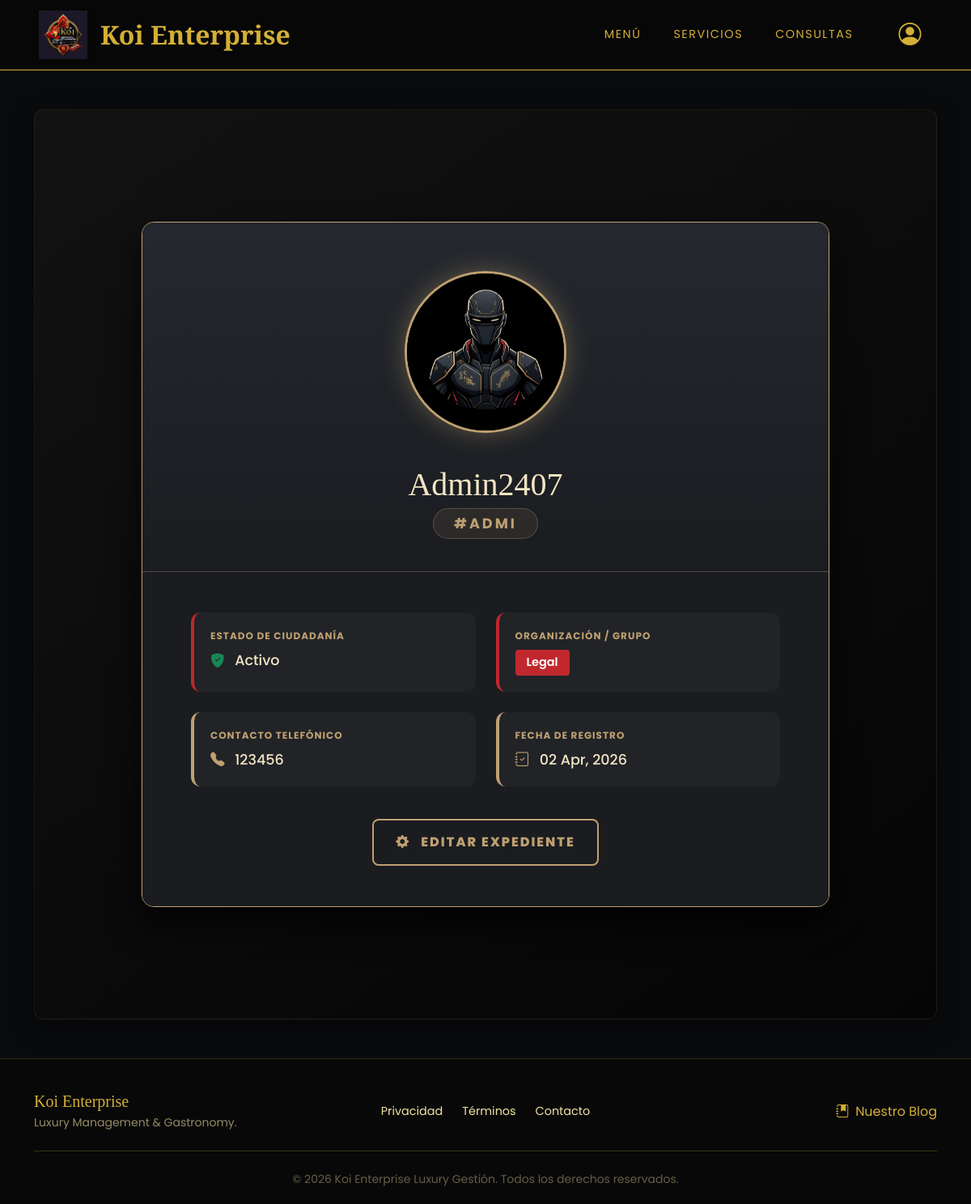
/profile/ (signed in), run on the app's committed database.
### users/models.py (models this page shows, shortened)
class Profile(models.Model):
    user = models.OneToOneField(User, on_delete=models.CASCADE, related_name='profile')
    telefono = models.CharField(max_length=20, blank=True, null=True)
    biografia = models.TextField(max_length=500, blank=True)
    avatar = models.ImageField(upload_to='avatars/', default='avatars/masculino.jpg', blank=True)
    direccion_contacto = models.CharField(max_length=255, blank=True)

class User(AbstractUser):
    id_code = models.CharField(max_length=5, unique=True, null=True, blank=True)
    organization = models.ForeignKey(
        Organization,
        on_delete=models.SET_NULL,
        null=True,
        blank=True,
        related_name='members'
    )

class Organization(models.Model):
    nombre = models.CharField(max_length=100)
    codigo_grupo = models.CharField(max_length=20, unique=True)
    es_ilegal = models.BooleanField(default=False)

### users/views.py (the view)
# urls.py: path('profile/', profile_view, name='profile'),
@login_required
def profile_view(request):
    profile = request.user.profile
    return render(request, 'profile.html', {'profile': profile})

### templates/profile.html (shortened to what this page needs)
{% extends "base.html" %}
{% load static %}
{% block content %}
<link rel="stylesheet" href="{% static 'css/perfil.css' %}">
<div class="container py-5">
    <div class="profile-container">
        <div class="profile-header">
            <div class="profile-avatar-center">
                <div class="profile-avatar-wrapper">
                    {% if profile.avatar %}
                        <img src="{{ profile.avatar.url }}" alt="Ciudadano {{ profile.user.username }}" class="profile-avatar">
                    {% else %}
                        <div class="profile-avatar-placeholder">
                            <i class="bi bi-person-badge"></i>
                        </div>
                    {% endif %}
                </div>
            </div>
            <h1 class="profile-name">{{ profile.user.username }}</h1>
            <span class="profile-id">{{ profile.user.id_code|default:"SIN ID REGISTRADO" }}</span>
        </div>
        <div class="profile-body">
            <div class="info-grid">
                <div class="info-item">
                    <span class="info-label">Estado de Ciudadanía</span>
                    <span class="info-value">
                        {% if profile.user.is_active %}
                            <i class="bi bi-shield-fill-check text-success me-2"></i> Activo
                        {% else %}
                            <i class="bi bi-shield-fill-exclamation text-danger me-2"></i> Inactivo
                        {% endif %}
                    </span>
                </div>
                <div class="info-item">
                    <span class="info-label">Organización / Grupo</span>
                    <span class="info-value">
                        {% if profile.user.organization %}
                            <span class="org-badge">{{ profile.user.organization.nombre }}</span>
                        {% else %}
                            <span style="color: #666; font-style: italic;">Sin afiliación</span>
                        {% endif %}
                    </span>
                </div>
                <div class="info-item item-alt">
                    <span class="info-label">Contacto Telefónico</span>
                    <span class="info-value">
                        <i class="bi bi-telephone-fill me-2 color-gold"></i>
                        {{ profile.telefono|default:"No registrado" }}
                    </span>
                </div>
                <div class="info-item item-alt">
                    <span class="info-label">Fecha de Registro</span>
                    <span class="info-value">
                        <i class="bi bi-journal-check me-2 color-gold"></i>
                        {{ profile.user.date_joined|date:"d M, Y" }}
                    </span>
                </div>
            </div>
            <a href="{% url 'editar_perfil' %}" class="btn-edit-profile">
                <i class="bi bi-gear-fill me-2"></i> Editar Expediente
            </a>
        </div>
    </div>
</div>
{% endblock %}

### static/css/base.css (style rules this page uses)
:root { --lux-black: #080808; --lux-gold: #D4AF37; --lux-gold-light: #F1E2A3; --lux-red: #B81D24; --lux-white: #FFFFFF; --lux-dark-gray: #151515; --lux-muted-gold: rgba(241, 226, 163, 0.6); --lux-faint-gold: rgba(241, 226, 163, 0.4); }
body { font-family: 'Poppins', sans-serif; background-color: var(--lux-black); color: var(--lux-gold-light); min-height: 100vh; display: flex; flex-direction: column; margin: 0; }
h1, h2, h3, .navbar-brand { font-family: 'Playfair Display', serif; }

### static/css/perfil.css (style rules this page uses)
body { background-color: #0a0b0d !important; color: #f1e5c3 !important; }
a { color: #bfa071 !important; text-decoration: none !important; transition: 0.3s; }
.profile-container { max-width: 850px; margin: 50px auto; background-color: #1a1c20 !important; border: 1px solid #bfa071 !important; border-radius: 15px; overflow: hidden; box-shadow: 0 20px 40px rgba(0,0,0,0.8); }
.profile-header { background: linear-gradient(180deg, #25282e 0%, #1a1c20 100%) !important; padding: 60px 40px 40px; text-align: center; border-bottom: 1px solid rgba(191, 160, 113, 0.3) !important; }
.profile-avatar-wrapper { position: relative; display: inline-flex; align-items: center; justify-content: center; margin-bottom: 25px; width: 200px; height: 200px; border-radius: 50%; border: 3px solid #bfa071 !important; overflow: hidden; box-shadow: 0 0 30px rgba(191, 160, 113, 0.4); background-color: #000; }
.profile-avatar { width: 100%; height: 100%; object-fit: cover !important; transform: scale(1.3); object-position: center; display: block; flex-shrink: 0; }
.profile-name { color: #f1e5c3 !important; font-family: 'Playfair Display', serif; font-size: 2.5rem; margin: 15px 0 5px; text-transform: capitalize; }
.profile-id { color: #bfa071 !important; font-weight: bold; letter-spacing: 3px; font-size: 1.1rem; background: rgba(191, 160, 113, 0.1) !important; padding: 5px 25px; border-radius: 30px; border: 1px solid rgba(191, 160, 113, 0.3) !important; display: inline-block; }
.profile-body { padding: 50px 60px; background-color: #1a1c20 !important; }
.info-grid { display: grid; grid-template-columns: repeat(2, 1fr); gap: 25px; margin-bottom: 40px; }
.info-item { background: rgba(255, 255, 255, 0.03) !important; padding: 20px; border-radius: 12px; border-left: 4px solid #c0282d !important; transition: 0.3s ease; }
.info-item.item-alt { border-left-color: #bfa071 !important; }
.info-label { display: block; color: #bfa071 !important; font-size: 0.75rem; font-weight: 700; text-transform: uppercase; letter-spacing: 1px; margin-bottom: 8px; }
.info-value { font-size: 1.1rem; font-weight: 500; color: #f1e5c3 !important; }
.color-gold { color: #bfa071 !important; }
.org-badge { display: inline-block; padding: 5px 14px; border-radius: 4px; background-color: #c0282d !important; color: #fff !important; font-size: 0.9rem; font-weight: 600; }
.btn-edit-profile { display: block; width: 100%; max-width: 280px; margin: 40px auto 0; padding: 15px; text-align: center; background-color: transparent !important; border: 2px solid #bfa071 !important; color: #bfa071 !important; border-radius: 8px; font-weight: 800; text-transform: uppercase; letter-spacing: 2px; transition: 0.4s; }

### data on the page
Profile: avatar (picture), user.username "Admin2407", user.id_code "#ADMI", user.organization.nombre "Legal", telefono "123456", user.date_joined "02 Apr, 2026"
